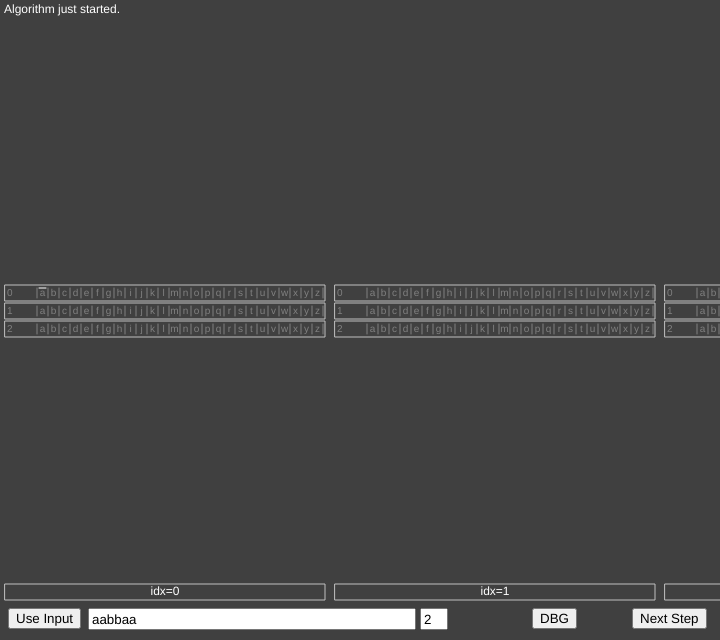
Frame 1 (no input)
Frame 60 (no input): identical to frame 1, image omitted
Frame 120 (the mouse pressed at the canvas centre since frame 60): identical to frame 1, image omitted

The p5.js sketch that drew this single still picture (run headless with seeded random() and noise() and a simulated clock; from frame 60 on, the mouse is pressed at the canvas centre):

// p5.js sketch
// ── sketch.js
// Orig Q:
// https://leetcode.com/problems/string-compression-ii/
//
// author: https://leetcode.com/quadpixels/
// 2020-07-26

const W = 720, H = 640;
const PANEL_W = 320, PANEL_H = 16;
const PANEL_Xs = [165, 165+330, 165+330*2];
const LABEL_Y = H - 48;
const PANEL_Y0 = 40, PANEL_Y1 = H - 64;
let g_animator;
let g_is_mouse_out = false;
let g_overlays = [];
let g_overlays2 = [];
let g_data_input, g_data_input2;
let g_banner;
let g_skip_animation = false;

class Banner {
  constructor() {
    this.x = 4; this.y = 4;
    this.text = "";
    this.textcolor = color(255);
  }
  
  SetText(txt, flag = undefined) {
    this.text = txt;
    if (flag == undefined) { this.textcolor = color(255); }
    else if (flag == "red") { this.textcolor = color(255, 0, 0); }
  }
  
  Render() {
    textAlign(LEFT, TOP);
    noStroke();
    fill(this.textcolor);
    text(this.text, this.x, this.y);
  }
}

class Animator {
  constructor() { this.subjects = []; }
  
  Animate(s, field, values, intervals, callback=null) {
    const m = millis()
    
    this.subjects.push({
      subject:  s,
      field:    field,
      values:    values,
      intervals: intervals,
      index: 0,
      start_millis: m,
      callback: callback
    })
  }
  
  Update() {
    let victims = new Set()
    const m = millis()
    for (let i=0; i<this.subjects.length; i++) {
      let s = this.subjects[i]
      const elapsed = m - s.start_millis
      while (elapsed > s.intervals[s.index+1]) {
        s.index++
      }
      
      let val, done = false;
      if (g_skip_animation) {
        s.index = s.intervals.length-1;
        done = true;
      }
      
      {
        if (s.index >= s.intervals.length-1) { // ended?
          val = s.values[s.values.length-1]
          done = true
          if (s.callback != null) { s.callback(s.subject); }
        } else {
          const x0 = elapsed - s.intervals[s.index]
          const x1 = s.intervals[s.index + 1] - s.intervals[s.index]
          let completion = x0 * 1.0 / x1
          completion = 1.0 - pow(1.0-completion, 2);
          val = lerp(s.values[s.index], s.values[s.index+1], completion)
        }
      }
      
      s.subject[s.field] = val;
      if (done) { victims.add(i); }
    }
    
    if (victims.size > 0) {
      let x = []
      for (let i=0; i<this.subjects.length; i++) {
        if (victims.has(i) == false) x.push(this.subjects[i])
      }
      this.subjects = x
    }
  }
  
  FinishPendingAnimations() {
    this.subjects.forEach((s) => {
      let val = s.values[s.values.length - 1];
      if (s.callback != null) { s.callback(s.subject); }
      s.subject[s.field] = val;
    });
    this.subjects = [];
  }
}

class State {
  constructor(nd, prefix_len, last_char, last_char_occ) {
    this.nd = nd; // Number of deletions
    this.prefix_len = prefix_len;
    this.last_char = last_char;
    this.last_char_occ = last_char_occ;
    this.x = 32; this.y = 32;
    this.full_string = "";
  }
  
  Duplicate() {
    let ret = new State(this.nd, this.prefix_len, this.last_char, this.last_char_occ);
    ret.x = this.x; ret.y = this.y; ret.full_string = this.full_string;
  }
  
  Equals(s) {
    return (this.nd == s.nd && this.prefix_len == s.prefix_len &&
            this.last_char == s.last_char && this.last_char_occ == s.last_char_occ);
  }
  
  Duplicate() {
    let ret = new State(this.nd, this.prefix_len, this.last_char, this.last_char_occ);
    ret.full_string = this.full_string;
    return ret;
  }
  
  // Note: need to set nd manually after calling this
  PushChar(c) {
    if (c != this.last_char) {
      let ret = new State(this.nd, this.GetTotalLen(), c, 1);
      ret.full_string = this.full_string + c;
      return ret;
    } else {
      let ret = new State(this.nd, this.prefix_len, c, this.last_char_occ+1);
      ret.full_string = this.full_string + c;
      return ret;
    }
  }
  
  GetTotalLen() {
    let ret = this.prefix_len;
    if (this.last_char != undefined) {
      const o = this.last_char_occ;
      if (o == 0) { }
      else if (o == 1) { ret++; }
      else if (o <= 9) { ret += 2; }
      else if (o <= 99) { ret += 3; }
      else ret += 4;
    }
    return ret;
  }
  
  RemoveFromPanel() {
    if (this.panel != undefined) {
      this.panel.EraseStateEntry(this);
    }
  }
  
  ToString() {
    if (this.str == undefined) {
      if (this.last_char_occ == 0) { this.str = "(empty string)" }
      else { this.str = this.full_string + ", RLE length: " + this.GetTotalLen(); }
    }
    /*
    return "nd=" + this.nd + ", prefix=" + this.prefix_len + ", lc=" + this.last_char + ", total_len=" + this.GetTotalLen()
    */
    return this.str;
  }
  
  GetGlobalXY() {
    if (this.global_xy_override != undefined) {
      return this.global_xy_override;
    }
    if (this.panel == undefined) { return undefined; }
    else {
      const x01 = (this.x0 + this.x1) * 0.5 - this.panel.w/2, 
            y0 = this.y - this.panel.h/2;
      return [this.panel.x + x01, this.panel.GetDispY() + y0];
    }
  }
}

class Overlay {
  constructor(state0, state1, timeout) {
    this.state0 = state0;
    this.state1 = state1;
    this.marked_for_delete = false;
    this.timeout = timeout;
    this.start_millis = millis();
  }
  
  Render() {
    if (this.marked_for_delete) {
      return;
    }
    else if (millis() > this.start_millis + this.timeout) {
      this.MarkForDelete();
    }
    noFill();
    
    stroke(255, 255, 32);
    let xy0 = this.state0.GetGlobalXY();
    let xy1 = this.state1.GetGlobalXY();
    if (xy0 != undefined && xy1 != undefined) {
      if (false) {
        line(xy0[0], xy0[1], xy1[0], xy1[1]);
      } else {
        const t = constrain((millis() - this.start_millis) / this.timeout, 0, 1);
        const xx = lerp(xy0[0], xy1[0], t);
        const yy = lerp(xy0[1], xy1[1], t);
        noStroke();
        fill(255, 255, 32);
        rectMode(CENTER);
        rect(xx, yy, 3, 3);
      }
    }
  }
  
  MarkForDelete() { this.marked_for_delete = true; }
}

// Visual cues for "going to the next iteration"
function AddOverlay(s0, s1, velocity=800) {
  if (g_skip_animation) return;
  const xy0 = s0.GetGlobalXY(), xy1 = s1.GetGlobalXY();
  const dist = sqrt(pow(xy0[0]-xy1[0], 2) + pow(xy0[1]-xy1[1], 2));
  const t = dist / velocity * 1000;
  g_overlays.push(new Overlay(s0, s1, t));
  return t;
}
function ClearOverlay() {
  g_overlays.forEach((o) => { o.MarkForDelete(); });
}
function RenderAndUpdateOverlays() {
  let tmp = [];
  g_overlays.forEach((o) => {
    o.Render();
    if (!o.marked_for_delete) { tmp.push(o); }
  });
  g_overlays = tmp;
}

class Particle {
  constructor(xy) {
    this.x = xy[0]; this.y = xy[1];
    const vx = random(-1, 1);
    const vy = random(-1, 1);
    const signx = vx > 0 ? 1 : -1;
    const signy = vy > 0 ? 1 : -1;
    this.vx = vx * vx * signx * 0.6;
    this.vy = vy * vy * signy * 0.6;
    this.start_millis = millis();
    this.lifespan = 500 + random(0, 1000);
  }
  
  Update() {
    this.x += this.vx;
    this.y += this.vy;
  }
  
  Render() {
    point(this.x, this.y);
  }
  
  ShouldDelete() {
    return millis() > this.start_millis + this.lifespan;
  }
}

// Visual cues for "removed"
function AddOverlay2(s0) {
  if (g_skip_animation) return;
  const xy0 = s0.GetGlobalXY();
  for (let i=0; i<5; i++) {
    g_overlays2.push(new Particle(xy0));
  }
}

function RenderAndUpdateOverlays2() {
  let tmp = [];
  noFill();
  stroke(32, 255, 255);
  strokeWeight(2);
  g_overlays2.forEach((o) => {
    o.Render();
    o.Update();
    if (o.ShouldDelete()) {} else { tmp.push(o); }
  });
  strokeWeight(1);
  g_overlays2 = tmp;
}

class Panel {
  constructor() {
    this.x = 176;
    this.y = 166;
    this.target_y = this.y;
    this.y_disp = this.y;
    this.w = PANEL_W;
    this.h = PANEL_H;
    this.g = createGraphics(this.w, this.h);
    this.dirty = true;
    this.hist = {};
    this.PAD_LEFT = 32;
    this.PAD_RIGHT = 2;
    this.PAD_BOTTOM = 3;
    this.states = new Set();
    this.states_dict = {}
    this.del_count = 0;
    this.is_mouse_over = false;
    this.mouse_over_idx = 0;
    this.local_mouse_xy = [ -999, -999 ];
    this.uses_repulsor = false;
    
    for (let i=0; i<26; i++) {
      const key = String.fromCharCode('a'.charCodeAt(0) + i);
      this.states_dict[key] = [];
    }
    
    this.flash_start_millis = 0;
    this.flash_duration = 0;
  }
  
  GetX(xtick) {
    const inc = (this.w - this.PAD_LEFT - this.PAD_RIGHT) / 26;
    return this.PAD_LEFT + xtick * inc;
  }
  
  RenderTexture() {
    if (this.dirty == false) return;
    this.dirty = false;
    
    const g = this.g;
    const inc = (this.w - this.PAD_LEFT - this.PAD_RIGHT) / 26;
    g.clear();
    g.background(64);
    g.stroke(128);
    
    for (let i=0; i<=26; i++) {
      const x0 = this.GetX(i);
      g.line(x0, this.PAD_BOTTOM, x0, this.h-this.PAD_BOTTOM);
    }
    
    g.textAlign(CENTER, BOTTOM);
    g.noStroke();
    g.textSize(10);
    g.fill(128);
    for (let i=0; i<26; i++) {
      const x0 = this.PAD_LEFT + (0.5+i) * inc;
      g.text(String.fromCharCode('a'.charCodeAt(0)+i), x0, this.h-this.PAD_BOTTOM);
    }
    
    g.textAlign(LEFT, CENTER);
    g.text("" + this.del_count, 2, this.h/2)
    
    this.states.forEach((s) => {
      this.RenderStateEntry(s);
    });
  }
  
  GetDispY() { 
    return this.disp_y;
  }
  
  Flash(duration = 700) {
    if (g_skip_animation) {
      duration = 0;
    }
    this.flash_start_millis = millis();
    this.flash_duration = duration;
  }
  
  Render() {
    
    // Update
    if (abs(this.target_y - this.disp_y) > 1) {
      this.disp_y = lerp(this.disp_y, this.target_y, 0.1);
    } else {
      this.disp_y = this.target_y;
    }
    
    if (!this.ShouldDraw()) return;
    rectMode(CENTER);
    const x = this.x, y = this.GetDispY(), w = this.w, h = this.h;
    image(this.g, x-w/2, y-h/2, w, h);
    noFill();
    if (this.is_mouse_over) { stroke(192, 192, 32); }
    else { stroke(192); }
    rect(x, y, w, h);
    
    const ms = millis();
    const elapsed = (ms - this.flash_start_millis);
    if (elapsed > 0 && elapsed < this.flash_duration) {
      const t = 1.0 - elapsed / this.flash_duration;
      fill(192, 192, 192, t*222);
      noStroke();
      rect(x, y, w, h);
    }
    
    if (this.is_mouse_over) {
      const idx = this.mouse_over_idx;
      if (idx >= 0 && idx < 26) {
        const x0 = this.x - this.w/2 + this.GetX(idx),
              x1 = this.x - this.w/2 + this.GetX(idx+1);
        noStroke();
        rectMode(CORNER);
        fill(192, 192, 32, 128);
        rect(x0+2, this.PAD_BOTTOM + this.GetDispY() - this.h/2,
             x1-x0-4, this.h - 2*this.PAD_BOTTOM);
        stroke(192, 192, 32);
        
        // Draw entries in this column
        let lines = [];
        const key = String.fromCharCode("a".charCodeAt(0)+idx);
        let the_line = this.states_dict[key];
        
        lines.push(this.del_count + " deletions, ending with '" + key + "': " + the_line.length + " entries");
        let max_width = 0;
        for (let i=0; i<the_line.length; i++) {
          const line = the_line[i].ToString()
          lines.push(line);
        }
        
        for (let i=0; i<lines.length; i++) {
          const line = lines[i];
          max_width = max(max_width, textWidth(line));
        }
        
        rectMode(CORNER);
        stroke(255, 255, 32, 192);
        fill(64, 64, 64, 192);
        const LINE_HEIGHT = 12;
        const rx0 = this.local_mouse_xy[0] + this.x - this.w/2 + 16;
        const rw = max_width + 4;
        const rh = lines.length * LINE_HEIGHT;
        const ry0 = this.disp_y - rh/2;
        rect(rx0, ry0, rw, rh);
        
        noStroke();
        fill(255);
        
        textAlign(LEFT, TOP);
        for (let i=0; i<lines.length; i++) {
          const tx0 = rx0 + 2;
          const ty0 = ry0 + 2 + LINE_HEIGHT*i;
          text(lines[i], tx0, ty0);
        }
      }
    }
  }
  
  AppendStateEntry(state, delayed=false) {
    const lc = state.last_char;
    let h = this.hist;
    if (!(lc in h)) { h[lc] = 0; }
    
    state.panel = this;
    
    const idx = lc.charCodeAt(0)-'a'.charCodeAt(0)
    state.x0 = this.GetX(idx)
    state.x1 = this.GetX(idx+1);
    //state.y = this.h - this.PAD_BOTTOM - h[lc] * 2;
    state.y = this.PAD_BOTTOM + h[lc] * 2;
    
    if (!delayed) {
      this.RenderStateEntry(state);
    }
    
    h[lc] ++;
    this.states.add(state);
    this.states_dict[lc].push(state);
  }
  
  do_drawStateEntry(state) {
    this.g.noFill();
    const x0 = state.x0, x1 = state.x1;
    this.g.line(x0+2, state.y, x1-2, state.y);
  }
  
  RenderStateEntry(state) {
    this.g.stroke(255);
    this.do_drawStateEntry(state);
  }
  
  EraseStateEntry(state) { // Need to manually rerender!
    let lc = state.last_char;
    this.g.stroke(64);
    this.do_drawStateEntry(state);
    this.states.delete(state);
    
    let tmp = [], the_list = this.states_dict[lc];
    for (let i=0; i<the_list.length; i++) {
      if (the_list[i] != state) { tmp.push(the_list[i]); }
    }
    this.states_dict[lc] = tmp;
  }
  
  Clear() {
    for (let i=0; i<26; i++) {
      const key = String.fromCharCode("a".charCodeAt(0) + i);
      this.hist[key] = 0;
      this.states_dict[key] = [];
    }
    this.states = new Set();
    this.dirty = true;
  }
  
  ResetRepulsor() {
    this.target_y = this.y;
    //console.log("reset to " + this.y);
  }
  
  ReactToRepulsor(rx, ry) {
    const THRESH = 80;
    const ydiff = this.y - ry;
    //this.disp_y = this.y;
    this.target_y = this.y;
    
    if (this.uses_repulsor == true) {
      if (rx >= this.x - this.w/2 && rx <= this.x + this.w/2) {
        if (ydiff >= -THRESH && ydiff < THRESH) {
          const t = ydiff / THRESH;
          const sign = ydiff > 0 ? 1 : -1;
          const tt = (1-pow((1.0-abs(t)), 2)) * sign;
          this.target_y = THRESH*tt + ry;
        }
      }
    }
  }
  
  ReactToMouse(mx, my) {
    if (abs(mx - this.x) < this.w/2 && abs(my - this.disp_y) < this.h/2) {
      this.is_mouse_over = true;
      this.local_mouse_xy = [mx - (this.x - this.w/2), my - (this.y - this.h/2)];
      this.mouse_over_idx = parseInt((this.local_mouse_xy[0] - this.PAD_LEFT) / ((this.w - this.PAD_LEFT - this.PAD_RIGHT) / 26));
    } else {
      this.is_mouse_over = false;
    }
  }
  
  ShouldDraw() {
    if (this.idx != undefined && this.idx <= g_solution.s.length) return true;
    else return false;
  }
}

class Label {
  constructor() {
    this.x = 0;
    this.y = LABEL_Y;
    this.w = PANEL_W;
    this.h = PANEL_H;
    this.label = "label";
  }
  Render() {
    if (!this.ShouldDraw()) return;
    rectMode(CENTER);
    textAlign(CENTER, CENTER);

    const x = this.x, y = this.y, w = this.w, h = this.h;
    fill(255);
    noStroke();
    text(this.label, x, y);
    noFill();
    if (this.is_mouse_over == true) { 
      stroke(255, 255, 32); 
    }
    else { stroke(192); }
    rect(x, y, w, h);
  }
  
  ShouldDraw() {
    if (this.idx != undefined && this.idx <= g_solution.s.length) return true;
    else return false;
  }
}

class Solution {
  constructor() { }
  
  Init(s, k) {
    this.states = [];
    this.states_next = [];
    
    this.panels0 = [];
    this.panels1 = [];
    this.panels2 = [];
    g_panels = [];
    
    g_labels = [];
    for (let i=0; i<3; i++) {
      let l = new Label();
      l.x = PANEL_Xs[i];
      g_labels.push(l);
      l.label = "idx=" + i;
    }
    this.labels = g_labels;
    
    // Which Y-layout method to use?
    let layout_method = 0;
    if ((k+1) * PANEL_H > H - 60) {
      layout_method = 1;
    }
    
    for (let i=0; i<=k; i++) {
      
      let y;
      if (layout_method == 1) {
        y = lerp(PANEL_Y0, PANEL_Y1, (i+0.5)*1.0/(k+1));
      } else {
        y = H/2 + (-(k+1)/2+i)*(PANEL_H+2);
      }
      
      let p = new Panel();
      p.x = PANEL_Xs[0];
      p.y = p.target_y = p.disp_y = y; // Not very elegant yet
      p.del_count = i;
      p.idx = 0;
      p.uses_repulsor = (layout_method == 1);
      this.panels0.push(p);
      g_panels.push(p);
      
      p = new Panel();
      p.x = PANEL_Xs[1];
      p.y = p.target_y = p.disp_y = y; // Not very elegant yet
      p.del_count = i;
      p.idx = 1;
      p.uses_repulsor = (layout_method == 1);
      this.panels1.push(p);
      g_panels.push(p);
      
      p = new Panel();
      p.x = PANEL_Xs[2];
      p.y = p.target_y = p.disp_y = y; // Not very elegant yet
      p.del_count = i;
      p.idx = 2;
      p.uses_repulsor = (layout_method == 1);
      this.panels2.push(p);
      g_panels.push(p);
    }
    
    this.idx = 0;
    this.k   = k;
    this.s   = s;
    
    let s0 = new State(0, 0, 'a', 0);
    this.states.push(s0);
    this.panels0[0].AppendStateEntry(s0);
    
    this.substep = 0;
    
    this.panels_curr = this.panels0;
    this.panels_next = this.panels1;
    this.panels_other = this.panels2;
    
    this.label_curr = this.labels[0];
    this.label_next = this.labels[1];
    this.label_other = this.labels[2];
    this.label_curr.idx = 0;
    this.label_next.idx = 1;
    this.label_other.idx = 2;
    
    this.results_shown = false;
    g_result_panel.visible = false;
    
    g_banner.SetText("Algorithm just started.");
  }
  
  Step0() { // Generate new states
    const the_char = this.s[this.idx];
    this.states_next = [];
    let num_gen = 0;
    
    let overlay_stride = 1 + parseInt(this.states.length / 1000);
    
    let idx = 0;
    this.states.forEach((s) => {
      // delete
      if (s.nd < this.k) {
        let s1 = s.Duplicate();
        s1.nd = s.nd + 1;
        
        this.states_next.push(s1);
        this.panels_next[s1.nd].AppendStateEntry(s1, true);
        let duration = AddOverlay(s, s1);
        setTimeout(() => {
          this.panels_next[s1.nd].RenderStateEntry(s1);
        }, duration);
        
        //console.log(s.ToString() + ", del, " + s1.ToString());
        num_gen ++;
      }
      
      // take
      {
        let s2 = s.PushChar(the_char);
        
        this.states_next.push(s2);
        this.panels_next[s2.nd].AppendStateEntry(s2, true);
        let  duration = AddOverlay(s, s2);
        setTimeout(() => {
          this.panels_next[s2.nd].RenderStateEntry(s2);
        }, duration);
        
        num_gen ++;
        //console.log(s.ToString() + ", take, " + s2.ToString())
      }
    });
    
    g_banner.SetText("Generated " + num_gen + " new states for the next step.");
  }
  
  Step1() { // Eliminate all but the shortest RLE results ending with each char
    let tmp = []
    let num_rm = 0;
    for (let i=0; i<=this.k; i++) {
      tmp.push({}); // [num deletes][char] => minimal length
    }
    
    this.states_next.forEach((s) => {
      let dic = tmp[s.nd];
      const lc = s.last_char;
      const tl = s.GetTotalLen();
      if (lc in dic) {
        if (dic[lc] > tl) { dic[lc] = tl; }
      } else { dic[lc] = tl; }
    });
    
    let filtered = [];
    this.states_next.forEach((s) => {
      let dic = tmp[s.nd];
      const lc = s.last_char;
      const min_l = dic[lc];
      
      let dupe = false;
      
      if (s.GetTotalLen() > min_l) {
        dupe = true;
      } else if (s.GetTotalLen() == min_l) {
        for (let i=0; i<filtered.length; i++) {
          if (s.Equals(filtered[i])) {
            dupe = true;
            break;
          }
        }
      }
      
      if (dupe) {
        AddOverlay2(s);
        s.RemoveFromPanel();
        num_rm ++;
      } else {
        filtered.push(s);
      }
    });
    
    // Re-render!
    this.states_next = filtered;
    this.panels_next.forEach((p) => {
      p.RenderTexture();
      p.Flash();
    });
    
    g_banner.SetText("Removed " + num_rm + " duplicate states, " + this.states_next.length + " states remaining.");
  }
  
  Step2() { // Increment; todo: animate
    if (this.idx < this.s.length) {
      g_banner.SetText("Proceeding to step #" + (this.idx+1) + " (idx=" + (this.idx+1) + "), we have " + this.states_next.length + " states now.");
    } else {
      g_banner.SetText("Will process final results");
    }
    //this.panels_curr.forEach((p) => { 
    //  p.Clear();
    //  p.RenderTexture();
    //});
    
    let l0_nextidx = this.idx + 3;
    // ANIMATION
    this.panels_curr.forEach((p) => {
      g_animator.Animate(p, "x", [p.x, PANEL_Xs[0]-330], [0, 700], (me) => {
        me.Clear();
        me.RenderTexture();
        g_animator.Animate(me, "x", [PANEL_Xs[2]+100, PANEL_Xs[2]], [0, 250]);
      });
      p.idx = l0_nextidx;
    });
    this.panels_next.forEach((p) => {
      g_animator.Animate(p, "x", [p.x, PANEL_Xs[0]], [0, 700]);
    });
    this.panels_other.forEach((p) => {
      g_animator.Animate(p, "x", [p.x, PANEL_Xs[1]], [0, 700]);
    });
    let l0 = this.label_curr;
    g_animator.Animate(this.label_curr, "x", [this.label_curr.x, PANEL_Xs[0]-330, PANEL_Xs[2]+100, PANEL_Xs[2]], [0, 700, 701, 950], () => {
      l0.label = "idx=" + l0_nextidx;
      l0.idx = l0_nextidx;
    });
    g_animator.Animate(this.label_next, "x",  [this.label_next.x, PANEL_Xs[0]], [0, 700]);
    g_animator.Animate(this.label_other, "x", [this.label_other.x, PANEL_Xs[1]], [0, 700]);
    
    // Rotate panels
    const panels = [ this.panels0, this.panels1, this.panels2 ];
    
    const next_idx = this.idx + 1;
    this.panels_next = panels[(next_idx+1) % 3];
    this.panels_curr = panels[next_idx % 3];
    this.panels_other = panels[(next_idx+2) % 3];
    this.label_next = this.labels[(next_idx+1) % 3];
    this.label_curr = this.labels[(next_idx) % 3];
    this.label_other = this.labels[(next_idx+2) % 3];
    
    //this.states.forEach((s) => {
    //  s.RemoveFromPanel();
    //});
    
    this.states = this.states_next;
    this.states_next = [];
  }
  
  Step() {
    if (this.idx >= this.s.length) {
      if (this.results_shown != true) {
        // Show results
        g_result_panel.visible = true;
        let s = [];
        //console.log(this.panels_curr);
        this.panels_curr.forEach((panel) => {
          panel.states.forEach((st) => {
            s.push(st)
          });
        });
        g_result_panel.SetStates(s);
      }
      return;
    }
    
    // Finish all pending animations from the previous step
    g_animator.FinishPendingAnimations();
    
    switch (this.substep) {
      case 0: { this.Step0(); this.substep = 1; break; }
      case 1: { this.Step1(); this.substep = 2; break; }
      case 2: {
        this.Step2();
        this.substep = 0;
        this.idx ++;
        g_overlays = [];
        break;
      }
    }
  }
  
  SkipToLastStep() {
    g_skip_animation = true;
    while (this.idx < this.s.length) { this.Step(); }
    g_skip_animation = false;
  }
  
  PrintDebugInfo() {
    textAlign(LEFT, TOP);
    fill(255);
    noStroke();
    text("idx=" + this.idx + ", substep=" + this.substep, 0, 20);
  }
}

class ResultPanel {
  constructor() {
    this.x = PANEL_Xs[1];
    this.y = (PANEL_Y0 + PANEL_Y1) / 2;
    this.w = PANEL_W;
    this.h = 128;
    this.visible = false;
    this.text_visible = true;
    this.idxes_picked = new Set();
    this.ys = [];
    this.is_compact_mode = false;
  }
  
  SetStates(states) {
    this.states = []
    this.ys = []
    //console.log(this.states);
    
    let overfloweth = false;
    const N = states.length;
    if (N * 12 > PANEL_Y1 - PANEL_Y0) {
      this.h = PANEL_Y1 - PANEL_Y0;
      overfloweth = true;
    } else {
      this.h = N * 12;
    }
    
    let y = this.y - this.h/2 + 6;
    for (let i=0; i<states.length; i++) {
      this.states.push(states[i].Duplicate());
      let s1 = this.states[i];
      let s0 = states[i];
      const xy0 = s0.GetGlobalXY();
      const x1 = this.x - this.w/2;
      s1.global_xy_override = [x1, y];
      
      this.ys.push(y);
      if (overfloweth) {
        y += (this.h - 12) / (N-1);
      } else { y += 12; }
    }
    
    for (let i=0; i<states.length; i++) {
      let s1 = this.states[i];
      let s0 = states[i];
      AddOverlay(s0, s1, 200);
    }
    
    this.PickAnswers();
  }
  
  Render() {
    if (this.visible != true) return;
    fill(64);
    stroke(128);
    rectMode(CENTER);
    rect(this.x, this.y, this.w, this.h);
    
    const LINE_HEIGHT = 12;
    
    
    if (this.text_visible == true) {
      
      // Highlight bars
      noStroke();
      rectMode(CORNER);
      const x0 = this.x - this.w/2;
      const y0 = this.y - this.h/2;
      
      // Draw non-highlighted entries
      textAlign(LEFT, CENTER);
      for (let i=0; i<this.states.length; i++) {
        if (!this.idxes_picked.has(i)) {
          stroke(160);
          fill(64);
          rect(x0, this.ys[i]-LINE_HEIGHT/2, this.w, LINE_HEIGHT);

          noStroke();
          fill(255);
          text(this.states[i].ToString(), x0, this.ys[i]);
        }
      }
      
      // Draw highlighted entries
      for (let i=0; i<this.states.length; i++) {
        if (this.idxes_picked.has(i)) {
          stroke(160);
          fill(0, 192, 0, 128);
          rect(x0, this.ys[i]-LINE_HEIGHT/2, this.w, LINE_HEIGHT);

          noStroke();
          fill(255);
          text(this.states[i].ToString(), x0, this.ys[i]);
        }
      }
    }
  }
  
  PickAnswers() {
    this.idxes_picked.clear();
    let min_length = 1e9;
    for (let i=0; i<this.states.length; i++) {
      const l = this.states[i].GetTotalLen();
      if (l < min_length) {
        min_length = l;
      }
    }
    
    for (let i=0; i<this.states.length; i++) {
      if (this.states[i].GetTotalLen() == min_length) {
        this.idxes_picked.add(i);
      }
    }
    
    //console.log("picked " + this.idxes_picked.size + " out of " + this.states.length);
    //console.log(this.idxes_picked);
    g_banner.SetText("")
  }
}

let g_panels = [];
let g_labels = [];
let g_solution;
let g_result_panel;

function setup() {
  let c = createCanvas(W, H);
  g_solution = new Solution();
  g_animator = new Animator();
  
  console.dir(c);
  c.canvas.addEventListener("mouseout", function() {
    g_panels.forEach((p) => {
      p.ResetRepulsor();
    });
    g_is_mouse_out = true;
  });
  c.canvas.addEventListener("mouseover", function() {
    g_is_mouse_out = false;
  });
  
  let btn1 = createButton("Next Step");
  btn1.position(W-88, H-32);
  btn1.mousePressed(() => {
    g_solution.Step();
  });
  
  let btn2 = createButton("Use Input");
  btn2.position(8, H-32);
  btn2.mousePressed(function() {
    let v = g_data_input.value();
    let k = parseInt(g_data_input2.value());
    if (isNaN(k)) {
      g_banner.SetText("Input error: k is not valid", "red");
      return;
    }
    for (let i=0; i<v.length; i++) {
      const c = v.charCodeAt(i);
      if (c >= 97 && c <= 122) { }
      else {
        g_banner.SetText("Input error: string must be all lower-case characters")
        return;
      }
    }
    if (k > v.length) {
      g_banner.SetText("Input error: k must not be larger than the length of the input string", "red");
      return;
    }
    //console.log(v);
    //console.log(k);
    g_solution.Init(v, k);
  });
  
  g_data_input = createInput("aabbaa");
  g_data_input.size(320, 16);
  g_data_input.position(88, H-32)
  
  g_data_input2 = createInput("2");
  g_data_input2.size(20, 16);
  g_data_input2.position(420, H-32);
  
  g_result_panel = new ResultPanel();
  g_banner = new Banner();
  
  // For testing
  let btn3 = createButton("DBG");
  btn3.position(W-188, H-32);
  btn3.mousePressed(() => {
    g_solution.SkipToLastStep();
  });
}

let g_frame_count = 0;

function draw() {
  background(64);
  fill(255);
  resetMatrix();
  //translate(-0.5, -0.5);
  g_animator.Update();
  
  if (g_frame_count == 0) {
    g_solution.Init("aaabcccd", 2);
    //g_solution.Init("qazwsxedcrfvtgbyhnujmikolpqpwoeirutyghfjdkslamznxbcvf", 44);
  }
  
  g_panels.forEach((p) => {
    if (g_is_mouse_out == false) {
      p.ReactToRepulsor(mouseX, mouseY);
      p.ReactToMouse(mouseX, mouseY);
    }
    p.RenderTexture();
  });
  
  // Render hovered on top of non-hovered
  g_labels.forEach((l) => { l.Render(); });
  
  g_panels.forEach((l) => { if (l.is_mouse_over == false) { l.Render(); }});
  g_panels.forEach((l) => { if (l.is_mouse_over == true) { l.Render(); }});
  
  fill(255);
  noStroke();
  textAlign(LEFT, TOP);
  //text(parseInt(frameRate()) + " fps", 0, 0);
  
  RenderAndUpdateOverlays();
  RenderAndUpdateOverlays2();
  
  //g_solution.PrintDebugInfo();
  
  if (false) {
    noFill();
    stroke(255);
    const L = 8, mx = mouseX, my = mouseY;
    line(mx-L, my, mx+L, my);
    line(mx, my-L, mx, my+L);
  }
  
  g_result_panel.Render();
  
  g_banner.Render();
  
  g_frame_count ++;
}

function keyPressed() {
  if (key == 's') {
    g_solution.SkipToLastStep();
  }
}
